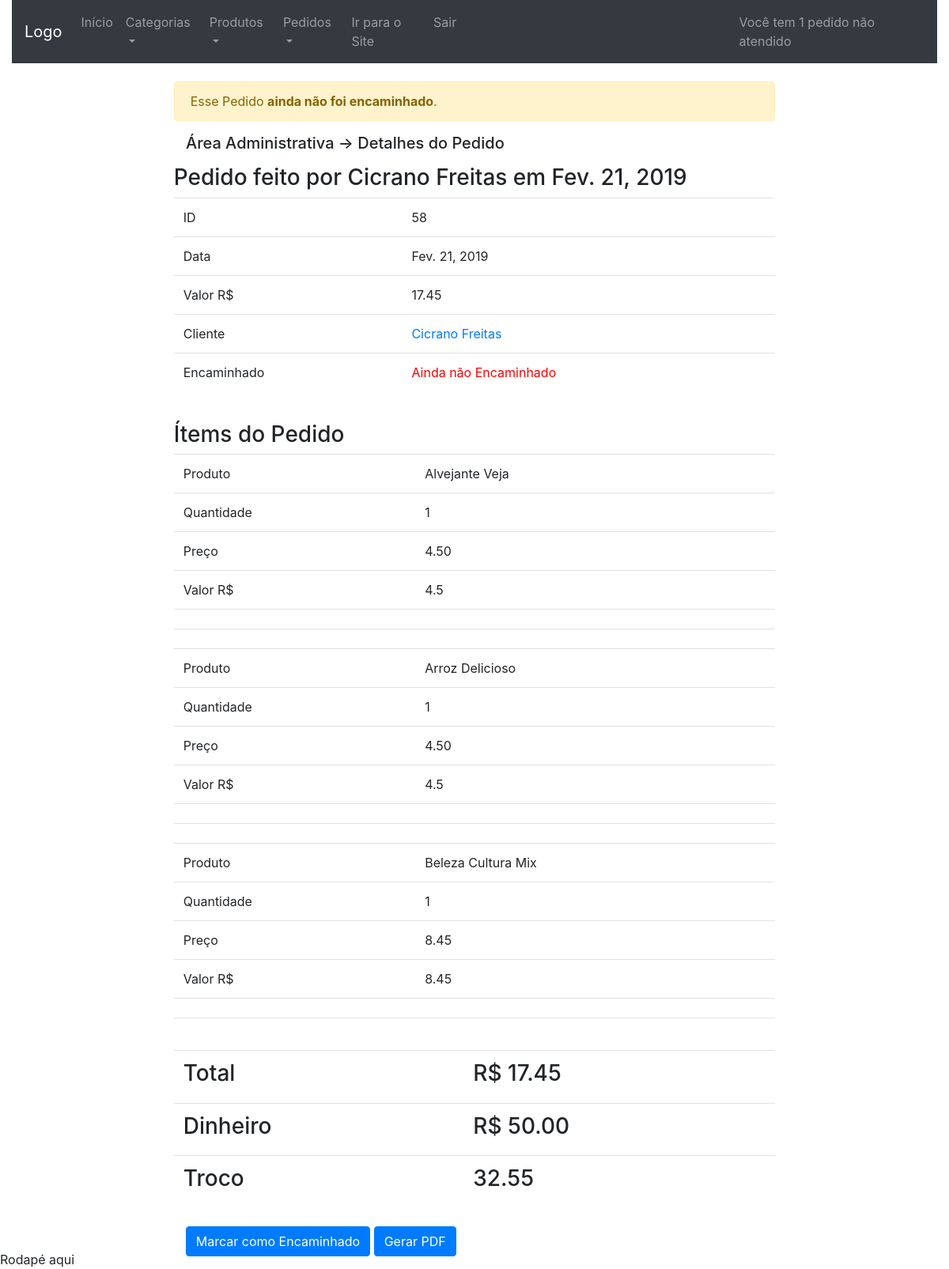
/area_administrativa/detalhes_do_pedido/58 (signed in), run on the app's committed database.
### checkout/models.py (models this page shows, shortened)
class Order(models.Model):
	date = models.DateField(default=date.today, editable=False)
	value = models.DecimalField('Valor R$', max_digits=10,
		decimal_places=2, default=0)
	user = models.ForeignKey(User, on_delete=models.CASCADE,
		null=True, blank=True)
	delivery_address_is_the_same = models.BooleanField(
		verbose_name='Entregar no endereço cadastrado',
		default=True,
		blank=True)
	logradouro = models.CharField('Rua/Avenida', max_length=100,
		null=True, blank=True, default='')
	numero = models.CharField('Número', max_length=100,
		null=True, blank=True, default='')
	cep = models.CharField('CEP', max_length=10, null=True,
		blank=True, default='')
	complemento = models.CharField('Complamento', max_length=100,
		null=True, blank=True, default='')
	bairro = models.CharField('Bairro', max_length=100, null=True,
		blank=True, default='')
	cidade = models.CharField('Cidade', max_length=100, null=True,
		blank=True, default='')
	estado = models.CharField('Estado', max_length=100, null=True,
		blank=True, default='')
	transaction_id = models.CharField('ID da transação', max_length=100,
		null=True, blank=True)
	status_order = models.CharField('Status do Pedido', max_length=10,
		choices=STATUS_ORDER, default='A')
	status_pg = models.CharField('Status PagSeguro', max_length=10,
		choices=STATUS_PAGSEGURO, null=True, blank=True)
	sended = models.BooleanField(
		verbose_name='Enviado',
		default=False,
		blank=True)
	forwarded = models.BooleanField(
		verbose_name='Encaminhado',
		default=False,
		blank=True)
	money = models.DecimalField('Dinheiro R$', max_digits=10,
		decimal_places=2, default=0)
	class Meta:
		verbose_name = 'Pedido'
		verbose_name_plural = 'Pedidos'
		ordering = ['date']
	objects = models.Manager() # The default manager.
	orderManager = OrderManager()
	@staticmethod
	def getNoForwardeds(ordersSendeds):
		total = 0
		for order in ordersSendeds:
			if order.forwarded == False:
				total = total + 1
		return total

class OrderItem(models.Model):
	quantity = models.PositiveSmallIntegerField(verbose_name='Quantidade',
		default=1, editable=False)
	value = models.DecimalField('Valor R$', max_digits=10,
		decimal_places=2, default=0)
	product = models.ForeignKey(Product, on_delete=models.CASCADE)
	order = models.ForeignKey(Order, on_delete=models.CASCADE)
	class Meta:
		verbose_name = 'Ítem de Pedido'
		verbose_name_plural = 'Ítens de Pedido'
		ordering = ['order']

### accounts/models.py (models this page shows, shortened)
class User(AbstractBaseUser, PermissionsMixin):
	UF_CHOICES = (
    ('AC','Acre'), ('AL','Alagoas'), ('AP','Amapá'),
    ('AM','Amazonas'), ('BA','Bahia'), ('CE','Ceará'),
    ('DF','Distrito Federal'), ('ES','Espírito Santo'),
    ('GO','Goiás'), ('MA','Maranhão'), ('MT','Mato Grosso'),
    ('MS','Mato Grosso do Sul'), ('MG','Minas Gerais'),
    ('PA','Pará'), ('PB','Paraíba'), ('PR','Paraná'),
    ('PE','Pernambuco'), ('PI','Piauí'),
    ('RJ','Rio de Janeiro'), ('RN','Rio Grande do Norte'),
    ('RS','Rio Grande do Sul'), ('RO','Rondônia'),
    ('RR','Roraima'), ('SC','Santa Catarina'),
    ('SP','São Paulo'), ('SE','Sergipe'),
	('TO','Tacantins'), )
	username = models.CharField(
		'Login', max_length=30, unique=True, validators=[
			validators.RegexValidator(
				re.compile('^[\w.@+-]+$'),
				'Informe um nome de usuário válido. '
				'Este valor deve conter apenas letras, números '
				'e os caracteres: @/./+/-/_ .'
				, 'invalid'
			)
		], help_text='Um nome curto que será usado para identificá-lo de forma única na plataforma'
	)
	name = models.CharField('Nome', max_length=100, blank=True)
	email = models.EmailField('E-mail', unique=True)
	telefone = models.CharField('Telefone', max_length=20, null=True,
		blank=True)
	cpf = models.CharField('CPF', max_length=11, null=True, blank=True)
	logradouro = models.CharField('Rua/Avenida', max_length=100,
		null=True, blank=True)
	numero = models.CharField('Número', max_length=100,
		null=True, blank=True)
	cep = models.CharField('CEP', max_length=10, null=True, blank=True)
	complemento = models.TextField('Complamento', max_length=100,
		null=True, blank=True)
	bairro = models.CharField('Bairro', max_length=100, null=True, blank=True)
	cidade = models.CharField('Cidade', max_length=100, null=True, blank=True)
	estado = models.CharField('Estado', max_length=100, null=True, blank=True,
		choices=UF_CHOICES)
	is_staff = models.BooleanField('Equipe', default=False)
	is_active = models.BooleanField('Ativo', default=True)
	date_joined = models.DateTimeField('Data de Entrada', auto_now_add=True)
	USERNAME_FIELD = 'username'
	REQUIRED_FIELDS = ['email']
	objects = UserManager()
	class Meta:
		verbose_name = 'Usuário'
		verbose_name_plural = 'Usuários'
	def __str__(self):
		return self.name or self.username

### catalog/models.py (models this page shows)
class Product(models.Model):
	name = models.CharField('Nome', max_length=100)
	description = models.TextField('Nome', max_length=300)
	image = models.ImageField(upload_to="product_image",
		verbose_name="Imagem", null=True, blank=True)
	value = models.DecimalField('Valor', max_digits=6, decimal_places=2)
	brand = models.CharField("Marca", max_length=100,
		null=True, blank=True)
	category = models.ForeignKey(Category, on_delete=models.CASCADE,
		null=True, blank=True)
	def __str__(self):
		return self.name
	class Meta:
		verbose_name = "Produto"
		verbose_name_plural = "Produtos"
		ordering = ['name']

### dashboard_admin/views.py (the view)
# urls.py: path('detalhes_do_pedido/<int:order_id>', views.order_datail,
@login_required
def order_datail(request, order_id):
	noForwardedsInfo(request)
	order = Order.objects.get(id=order_id)
	items = OrderItem.objects.filter(order=order_id)
	context = {
		'order': order,
		'items': items
		}
	return render(request, 'dashboard_admin/order_datail.html',
		context)

### dashboard_admin/templatetags/da_tags.py (called while the page is built)
@register.simple_tag
def get_value(quantity, value):
	return float(quantity) * float(value)

@register.simple_tag
def forwarded(value):
	if value:
		return 'Foi Encaminhado'
	else:
		return 'Ainda não Encaminhado'

@register.simple_tag
def rest(value, money):
	return money - value

### dashboard_admin/views.py (called while the page is built)
def noForwardedsInfo(request):
	ordersSendeds = Order.objects.filter(sended=True)
	request.session['no_forwarded'] = Order.getNoForwardeds(ordersSendeds)
	return ordersSendeds

### dashboard_admin/templates/dashboard_admin/order_datail.html (shortened to what this page needs)
{% extends 'dashboard_admin/base.html' %}
{% load da_tags %}
{% block conteudo %}
<div class="panel panel-default table-two-column detail-panel">
	{% if order.forwarded %}
	<div class="alert alert-success" style="margin-top: 3%">
	  Esse Pedido <strong>já foi encaminhado</strong>.
	</div>
	{% else %}
	<div class="alert alert-warning" style="margin-top: 3%">
	  Esse Pedido <strong>ainda não foi encaminhado</strong>.
	</div>
	{% endif %}
	{% block dashboard_title %}
	<div class="panel-heading" style="margin: 2%;">
		<h5>Área Administrativa -> Detalhes do Pedido </h5>
	</div>
	{% endblock %}
	<div class="panel-body">
		<h3>Pedido feito por {{order.user}} em {{order.date}} </h3>
		<table class="table">
			<tr>
				<td>ID</td><td>{{order.id}}</td>
			</tr>
			<tr>
				<td>Data</td><td>{{order.date}}</td>
			</tr>
			<tr>
				<td>Valor R$</td><td>{{order.value}}</td>
			</tr>
			<tr>
				<td>Cliente</td>
				<td>
					<a href="#"
						title="Informações do Cliente"
						data-toggle="modal"
						data-target="#myModal">
						{{ order.user }}
					</a>
				</td>
			</tr>
			<tr>
				<td>Encaminhado</td>
				<td style="{% if order.forwarded %} color: blue
				{% else %} color: red {% endif %}">
					{% forwarded order.forwarded %}
				</td>
			</tr>
		</table>
		<h3 style="margin-top: 5%;">Ítems do Pedido</h3>
		<table class="table">
			{% for item in items %}
			<tr>
				<td>Produto</td>
				<td>{{ item.product }}</td>
			</tr>
			<tr>
				<td>Quantidade</td>
				<td>{{ item.quantity }}</td>
			</tr>
			<tr>
				<td>Preço</td>
				<td>{{ item.product.value }}</td>
			</tr>
			<tr>
				<td>Valor R$</td>
				<td>{% get_value item.quantity item.product.value %}</td>
			</tr>
			<tr>
				<td></td>
				<td></td>
			</tr>
			<tr>
				<td></td>
				<td></td>
			</tr>
			{% endfor %}
		</table>
		<table class='table'>
			<tr>
				<td><h3>Total</h3></td>
				<td><h3>R$ {{ order.value }}</h3></td>
			</tr>
			<tr>
				<td><h3>Dinheiro</h3></td>
				<td><h3>R$ {{ order.money }}</h3></td>
			</tr>
			<tr>
				<td><h3>Troco</h3></td>
				<td><h3>{% rest order.value order.money %}</h3></td>
			</tr>
		</table>
		{% if not order.forwarded %}
		<div class="form-group" style="margin-top: 3%">
			<div class="col-md-9 col-md-offset-3">
				<a href="{% url 'dashboard_admin:forward' order.id %}"
				class="btn btn-primary">
					Marcar como Encaminhado
				</a>
				<a href="{% url 'dashboard_admin:make_pdf' order.id %}"
				class="btn btn-primary">
					Gerar PDF
				</a>
			</div>
		</div>
		{% endif %}
 	</div>
</div>
{% endblock %}

### dashboard_admin/static/dashboard_admin/css/extra.css (style rules this page uses)
.detail-panel { width: 65%; margin: auto; }

### data on the page
Order: user "Cicrano Freitas", date "Fev. 21, 2019", id "58", value "17.45", forwarded "Ainda não Encaminhado", money "50.00", value+money "32.55"
OrderItem: product "Alvejante Veja", quantity "1", product.value "4.50", quantity+product "4.5"
OrderItem: product "Arroz Delicioso", quantity "1", product.value "4.50", quantity+product "4.5"
OrderItem: product "Beleza Cultura Mix", quantity "1", product.value "8.45", quantity+product "8.45"

### other printed values
{{ request.session.no_forwarded }} "1"
